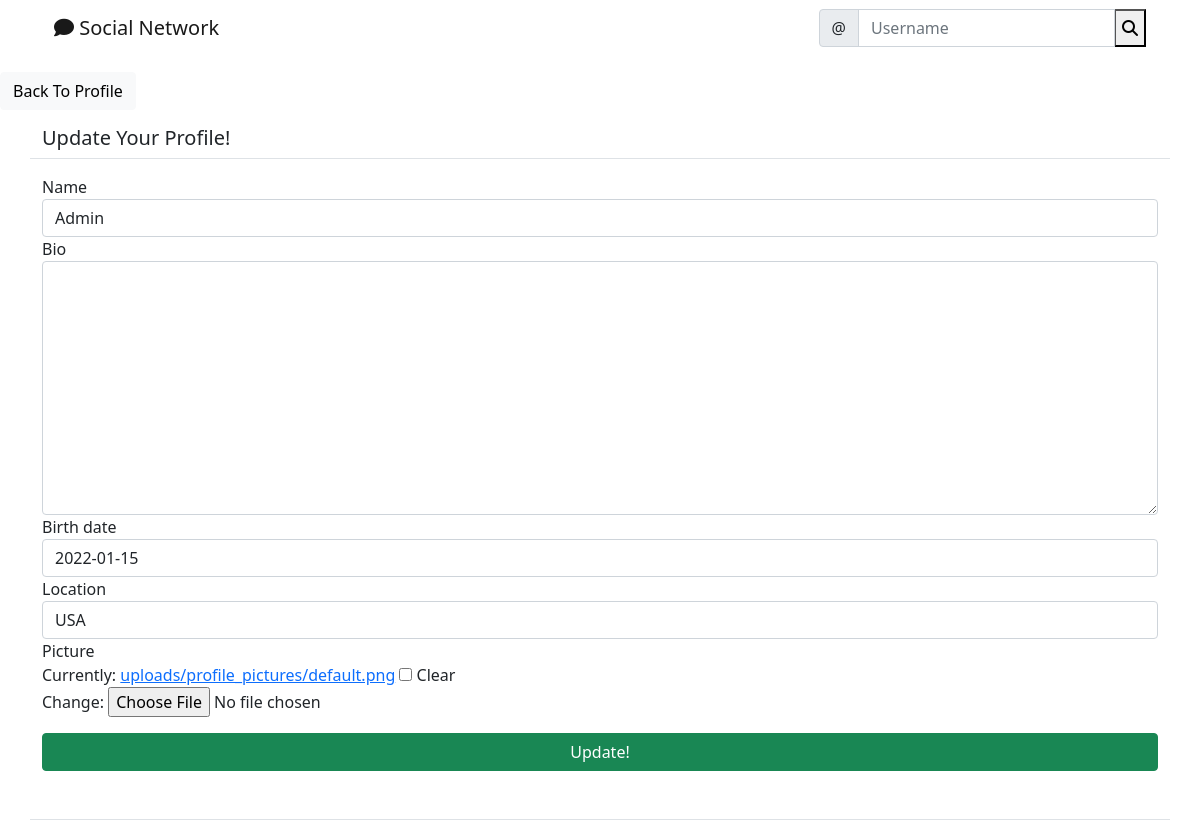
Page /social/profile/edit/1 on the committed database.
### social/models.py (models this page shows)
class UserProfile(models.Model):
    user = models.OneToOneField(User, primary_key=True, verbose_name='user',
                                related_name='profile', on_delete=models.CASCADE)
    name = models.CharField(max_length=30, blank=True, null=True)
    bio = models.TextField(max_length=500, blank=True, null=True)
    birth_date = models.DateField(blank=True, null=True)
    location = models.CharField(max_length=100, blank=True, null=True)
    picture = models.ImageField(upload_to='uploads/profile_pictures',
                                default='uploads/profile_pictures/default.png', blank=True)
    followers = models.ManyToManyField(
        User, blank=True, related_name='followers')

### social/views.py (the view, shortened to what this page needs)
# urls.py: path('profile/edit/<int:pk>', ProfileEditView.as_view(), name='profile_edit'),
class ProfileEditView(UpdateView, LoginRequiredMixin, UserPassesTestMixin):
    model = UserProfile
    fields = ['name', 'bio', 'birth_date', 'location', 'picture']
    template_name = 'social/profile_edit.html'

### social/templates/social/profile_edit.html (shortened to what this page needs)
{% extends "landing/base.html" %}
{% load crispy_forms_tags %}
{% block content %}
<div class="row  mt-3">
  <div class="col-md-5 col-sm-12">
    <a href="{%url 'profile' object.pk%}" class="btn btn-light">Back To Profile</a>
  </div>
</div>
<div class="container">
  <div class="row justify-content-center mt-3">
    <div class="col md-5 col-sm-12 border-bottom">
      <h5>Update Your Profile!</h5>
    </div>
  </div>
</div>
<div class="container">
  <div class="row justify-content-center mt-3">
    <div class="col md-5 col-sm-12 border-bottom">
      <form method="POST" enctype="multipart/form-data">
        {{ form|crispy }}
        <div class="d-grid gap-2">
          <button  class="btn btn-success mt-3 mb-5">Update!</button>
        </div>
      </form>
    </div>
  </div>
</div>
{% endblock %}

### landing/templates/landing/base.html (style rules this page uses)
:root { --send-bg: #0B93F6; --send-color: white; --receive-bg: #E5E5EA; --receive-text: black; --page-background: white; }

### rows in the picture
UserProfile: name "Admin", birth_date "2022-01-15", location "USA"
